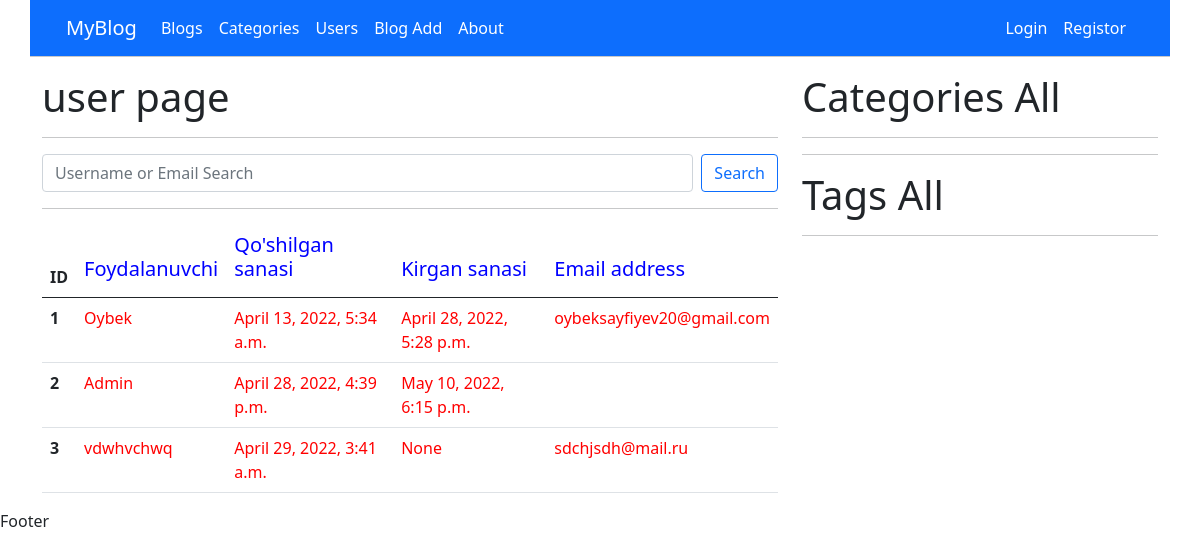
Page /user-list on the committed database.
### user/models.py (models this page shows, shortened)
class UserProfile(AbstractUser):
    image = models.ImageField(upload_to='user/', null=True, blank=True)
    bio = models.CharField(max_length=200, null=True, blank=True)
    birthday = models.DateField(null=True, blank=True)
    address = models.CharField(max_length=200, null=True, blank=True)
    phone_number = models.CharField(max_length=13, null=True, blank=True)

### blog/views.py (the view)
# urls.py: path('user-list', UserList.as_view(), name='list_user'),
class UserList(View):
    def get(self, request):
        user_search = request.GET.get('search')
        if user_search:
            list_user = UserProfile.objects.filter(username__icontains=user_search)
        else:
            list_user = UserProfile.objects.all()
        context = {
            'users':list_user
        }
        return render(request, 'list_user.html', context)

### blog/templates/list_user.html (shortened to what this page needs)
{% extends 'base.html' %}
{% block content %}
<h1> user page </h1>
<hr>
<form class="d-flex">
  <input name='search' class="form-control me-2" type="search" placeholder="Username or Email Search" aria-label="Search">
  <button class="btn btn-outline-primary" type="submit">Search</button>
</form>
<hr>
    <table class="table">
        <thead>
          <tr>
            <th scope="col">ID</th>
            <th scope="col"><h5 style="color:blue">Foydalanuvchi</h5></th>
            <th scope="col"><h5 style="color:blue">Qo'shilgan sanasi</h5></th>
            <th scope="col"><h5 style="color:blue">Kirgan sanasi</h5></th>
            <th scope="col"><h5 style="color:blue">Email address</h5></th>
          </tr>
        </thead>
        <tbody>
          {% for user in users %}
          <tr>
            <th scope="row">{{user.id}}</th>
            <td style="color:red">{{user.username}}</td>
            <td style="color:red">{{user.date_joined}}</td>
            <td style="color:red">{{user.last_login}}</td>
            <td style="color:red">{{user.email}}</td>
          </tr>
          {% endfor %}
        </tbody>
      </table>
{% endblock %}

### rows in the picture
UserProfile: id "1", username "Oybek", date_joined "April 13, 2022, 5:34 a.m.", last_login "April 28, 2022, 5:28 p.m.", email "oybeksayfiyev20@gmail.com"
UserProfile: id "2", username "Admin", date_joined "April 28, 2022, 4:39 p.m.", last_login "May 10, 2022, 6:15 p.m."
UserProfile: id "3", username "vdwhvchwq", date_joined "April 29, 2022, 3:41 a.m.", last_login "None", email "sdchjsdh@mail.ru"
